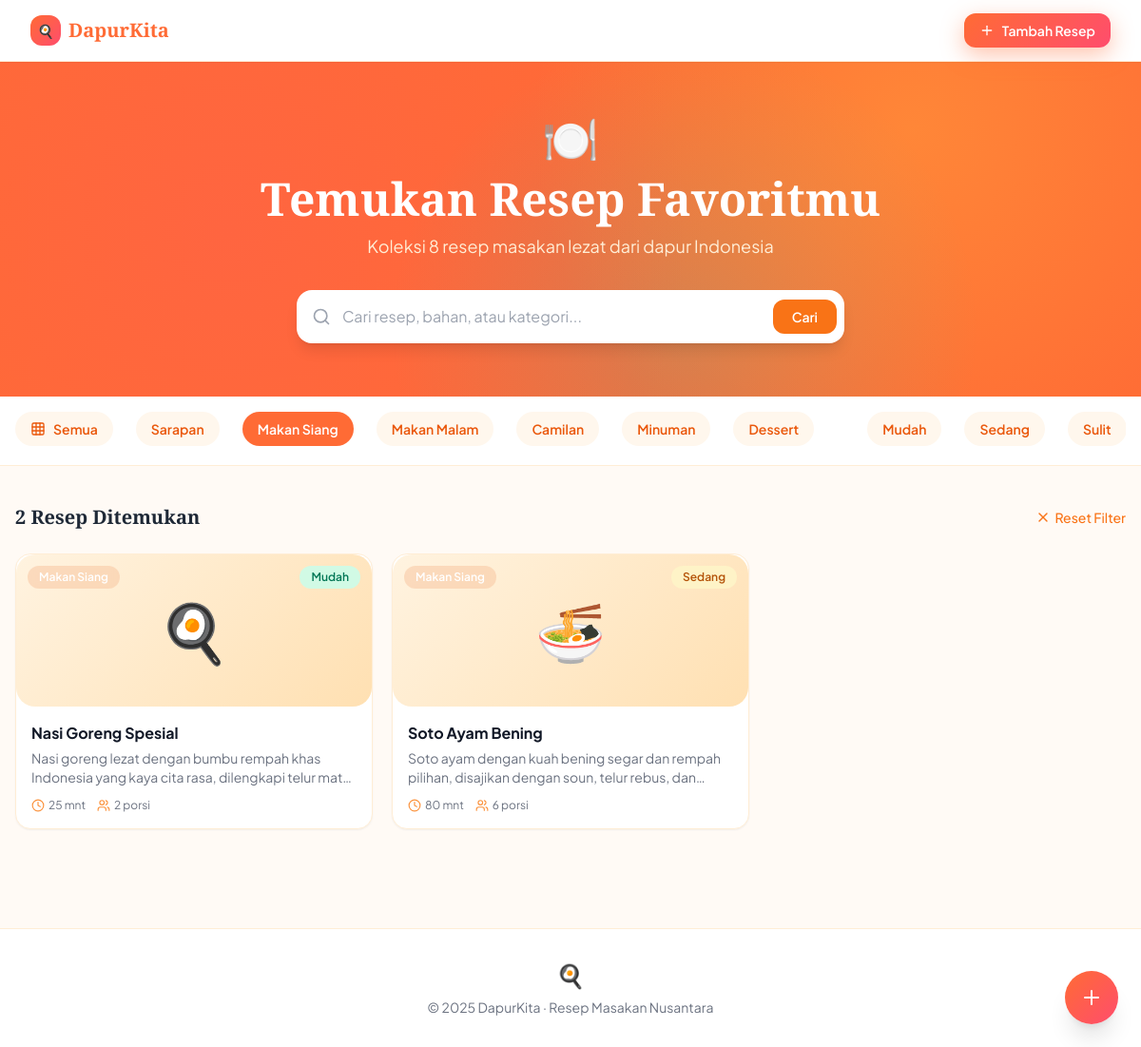
The app's page /?category=2 with its own data.
### tables this page shows
CREATE TABLE categories (
        id INTEGER PRIMARY KEY AUTOINCREMENT,
        name TEXT NOT NULL,
        icon TEXT NOT NULL,
        color TEXT NOT NULL
    );

CREATE TABLE recipes (
        id INTEGER PRIMARY KEY AUTOINCREMENT,
        title TEXT NOT NULL,
        description TEXT,
        category_id INTEGER,
        prep_time INTEGER,
        cook_time INTEGER,
        servings INTEGER,
        difficulty TEXT,
        image_emoji TEXT,
        ingredients TEXT,
        steps TEXT,
        tags TEXT,
        created_at DATETIME DEFAULT CURRENT_TIMESTAMP,
        FOREIGN KEY(category_id) REFERENCES categories(id)
    );

### index.php (the view, shortened to what this page needs)
<?php
$db = initDB();
$categories = [];
$catResult = $db->query("SELECT * FROM categories");
while ($row = $catResult->fetch(PDO::FETCH_ASSOC)) {
    $categories[] = $row;
}
$search = isset($_GET['search']) ? trim($_GET['search']) : '';
$catFilter = isset($_GET['category']) ? (int)$_GET['category'] : 0;
$diffFilter = isset($_GET['difficulty']) ? trim($_GET['difficulty']) : '';
$sql = "SELECT r.*, c.name as category_name, c.color as category_color FROM recipes r LEFT JOIN categories c ON r.category_id = c.id WHERE 1=1";
$params = [];
if ($catFilter) {
    $sql .= " AND r.category_id = :cat";
    $params[':cat'] = $catFilter;
}
$sql .= " ORDER BY r.created_at DESC";
$stmt = $db->prepare($sql);
foreach ($params as $k => $v) $stmt->bindValue($k, $v);
$stmt->execute();
$recipes = [];
while ($row = $stmt->fetch(PDO::FETCH_ASSOC)) {
    $recipes[] = $row;
}
$totalRecipes = $db->query("SELECT COUNT(*) FROM recipes")->fetchColumn();
$diffColors = ['Mudah' => 'bg-emerald-100 text-emerald-700', 'Sedang' => 'bg-amber-100 text-amber-700', 'Sulit' => 'bg-rose-100 text-rose-700'];
?>
<!DOCTYPE html>
<html lang="id">
<head>
    <script src="https://cdn.tailwindcss.com"></script>
</head>
<body class="min-h-screen">
    <nav class="bg-white shadow-sm sticky top-0 z-50 border-b border-orange-100">
        <div class="max-w-7xl mx-auto px-4 sm:px-6 lg:px-8">
            <div class="flex items-center justify-between h-16">
                <a href="index.php" class="flex items-center gap-2">
                    <div class="w-8 h-8 rounded-xl flex items-center justify-center text-white text-sm font-bold" style="background: linear-gradient(135deg, #FF6B35, #FF4D6D);">🍳</div>
                    <span class="text-xl font-bold" style="font-family:'Playfair Display',serif; color:#FF6B35;">DapurKita</span>
                </a>
                <div class="flex items-center gap-3">
                    <a href="add.php" class="floating-btn text-white px-4 py-2 rounded-xl text-sm font-semibold flex items-center gap-2">
                        <i data-lucide="plus" class="w-4 h-4"></i>
                        Tambah Resep
                    </a>
                </div>
            </div>
        </div>
    </nav>
    <div class="hero-pattern text-white py-14 px-4">
        <div class="max-w-4xl mx-auto text-center">
            <div class="text-5xl mb-4">🍽️</div>
            <h1 class="text-4xl md:text-5xl font-bold mb-3" style="font-family:'Playfair Display',serif;">
                Temukan Resep Favoritmu
            </h1>
            <p class="text-orange-100 text-lg mb-8">
                Koleksi <?= $totalRecipes ?> resep masakan lezat dari dapur Indonesia
            </p>
            <form method="GET" class="relative max-w-xl mx-auto">
                <div class="relative">
                    <i data-lucide="search" class="absolute left-4 top-1/2 -translate-y-1/2 w-5 h-5 text-gray-400"></i>
                    <input type="text" name="search" value="<?= htmlspecialchars($search) ?>"
                        placeholder="Cari resep, bahan, atau kategori..."
                        class="search-input w-full pl-12 pr-4 py-4 rounded-2xl text-gray-800 text-base bg-white shadow-lg">
                    <button type="submit" class="absolute right-2 top-1/2 -translate-y-1/2 bg-orange-500 text-white px-5 py-2 rounded-xl text-sm font-semibold hover:bg-orange-600 transition">
                        Cari
                    </button>
                </div>
            </form>
        </div>
    </div>
    <div class="bg-white border-b border-orange-100">
        <div class="max-w-7xl mx-auto px-4 py-4">
            <div class="flex items-center gap-6 overflow-x-auto scrollbar-thin pb-1">
                <a href="index.php" class="filter-pill flex items-center gap-2 px-4 py-2 rounded-full text-sm font-semibold whitespace-nowrap transition <?= (!$catFilter && !$diffFilter && !$search) ? 'active' : 'bg-orange-50 text-orange-600 hover:bg-orange-100' ?>">
                    <i data-lucide="grid-3x3" class="w-4 h-4"></i>
                    Semua
                </a>
                <?php foreach ($categories as $cat): ?>
                    <a href="?category=<?= $cat['id'] ?><?= $search ? '&search=' . urlencode($search) : '' ?>"
                        class="filter-pill flex items-center gap-2 px-4 py-2 rounded-full text-sm font-semibold whitespace-nowrap transition <?= $catFilter == $cat['id'] ? 'active' : 'bg-orange-50 text-orange-600 hover:bg-orange-100' ?>">
                        <?= htmlspecialchars($cat['name']) ?>
                    </a>
                <?php endforeach; ?>
                <?php foreach (['Mudah', 'Sedang', 'Sulit'] as $d): ?>
                    <a href="?difficulty=<?= $d ?><?= $catFilter ? '&category=' . $catFilter : '' ?><?= $search ? '&search=' . urlencode($search) : '' ?>"
                        class="filter-pill flex items-center gap-2 px-4 py-2 rounded-full text-sm font-semibold whitespace-nowrap transition <?= $diffFilter == $d ? 'active' : 'bg-orange-50 text-orange-600 hover:bg-orange-100' ?>">
                        <?= $d ?>
                    </a>
                <?php endforeach; ?>
            </div>
        </div>
    </div>
    <div class="max-w-7xl mx-auto px-4 py-10">
        <div class="flex items-center justify-between mb-6">
            <div>
                <h2 class="text-xl font-bold text-gray-800">
                    <?php if ($search || $catFilter || $diffFilter): ?>
                        <?= count($recipes) ?> Resep Ditemukan
                    <?php else: ?>
                        Resep Terbaru
                    <?php endif; ?>
                </h2>
            </div>
            <?php if ($search || $catFilter || $diffFilter): ?>
                <a href="index.php" class="text-sm text-orange-500 hover:text-orange-600 flex items-center gap-1 font-medium">
                    <i data-lucide="x" class="w-4 h-4"></i>
                    Reset Filter
                </a>
            <?php endif; ?>
        </div>
        <?php if (empty($recipes)): ?>
            <div class="text-center py-20">
                <div class="text-6xl mb-4">🍽️</div>
                <h3 class="text-xl font-bold text-gray-700 mb-2">Resep Tidak Ditemukan</h3>
                <p class="text-gray-500 mb-6">Coba kata kunci lain atau tambahkan resep baru</p>
                <a href="add.php" class="floating-btn text-white px-6 py-3 rounded-xl font-semibold inline-flex items-center gap-2">
                    <i data-lucide="plus" class="w-4 h-4"></i>
                    Tambah Resep Baru
                </a>
            </div>
        <?php else: ?>
            <div class="grid grid-cols-1 sm:grid-cols-2 lg:grid-cols-3 xl:grid-cols-4 gap-5">
                <?php foreach ($recipes as $recipe): ?>
                    <a href="detail.php?id=<?= $recipe['id'] ?>" class="recipe-card card-hover bg-white rounded-2xl overflow-hidden shadow-sm border border-orange-100 block">
                        <div class="emoji-bg h-40 flex items-center justify-center relative">
                            <span class="text-6xl"><?= $recipe['image_emoji'] ?></span>
                            <?php if ($recipe['category_name']): ?>
                                <span class="absolute top-3 left-3 text-xs font-semibold px-3 py-1 rounded-full text-white" style="background-color: <?= $recipe['category_color'] ?>88; backdrop-filter: blur(4px);">
                                    <?= htmlspecialchars($recipe['category_name']) ?>
                                </span>
                            <?php endif; ?>
                            <span class="absolute top-3 right-3 text-xs font-semibold px-3 py-1 rounded-full <?= $diffColors[$recipe['difficulty']] ?? 'bg-gray-100 text-gray-600' ?>">
                                <?= htmlspecialchars($recipe['difficulty']) ?>
                            </span>
                        </div>
                        <div class="p-4">
                            <h3 class="font-bold text-gray-900 text-base mb-1 line-clamp-1"><?= htmlspecialchars($recipe['title']) ?></h3>
                            <p class="text-gray-500 text-sm line-clamp-2 mb-3"><?= htmlspecialchars($recipe['description']) ?></p>
                            <div class="flex items-center gap-3 text-xs text-gray-500">
                                <span class="flex items-center gap-1">
                                    <i data-lucide="clock" class="w-3.5 h-3.5 text-orange-400"></i>
                                    <?= ($recipe['prep_time'] + $recipe['cook_time']) ?> mnt
                                </span>
                                <span class="flex items-center gap-1">
                                    <i data-lucide="users" class="w-3.5 h-3.5 text-orange-400"></i>
                                    <?= $recipe['servings'] ?> porsi
                                </span>
                            </div>
                        </div>
                    </a>
                <?php endforeach; ?>
            </div>
        <?php endif; ?>
    </div>
    <a href="add.php" class="floating-btn fixed bottom-6 right-6 w-14 h-14 rounded-full flex items-center justify-center text-white z-40 shadow-xl">
        <i data-lucide="plus" class="w-6 h-6"></i>
    </a>
    <footer class="bg-white border-t border-orange-100 mt-16 py-8">
        <div class="max-w-7xl mx-auto px-4 text-center">
            <div class="text-2xl mb-2">🍳</div>
            <p class="text-gray-500 text-sm">© 2025 DapurKita · Resep Masakan Nusantara</p>
        </div>
    </footer>
</body>
</html>

### index.php (style rules this page uses)
:root { --primary: #FF6B35; --secondary: #FF4D6D; --accent: #FFD23F; --teal: #2EC4B6; --bg: #FFFAF5; }
body { font-family: 'Plus Jakarta Sans', sans-serif; background-color: var(--bg); }
h1, h2, .font-display { font-family: 'Playfair Display', serif; }
.hero-pattern { background-color: #FF6B35; background-image: radial-gradient(circle at 20% 50%, #FF4D6D33 0%, transparent 50%), radial-gradient(circle at 80% 20%, #FFD23F44 0%, transparent 40%), radial-gradient(circle at 60% 80%, #2EC4B633 0%, transparent 40%); }
.card-hover { transition: all 0.3s cubic-bezier(0.4, 0, 0.2, 1); }
.emoji-bg { background: linear-gradient(135deg, #FFF3E0, #FFE0B2); border-radius: 20px; }
.filter-pill.active { background: var(--primary); color: white; }
.floating-btn { background: linear-gradient(135deg, #FF6B35, #FF4D6D); box-shadow: 0 8px 25px rgba(255, 107, 53, 0.4); transition: all 0.3s; }
.recipe-card { animation: fadeIn 0.4s ease forwards; }
.recipe-card:nth-child(2) { animation-delay: 0.05s; }

### records on screen
categories: name "Sarapan"
categories: name "Makan Siang"
categories: name "Makan Malam"
categories: name "Camilan"
categories: name "Minuman"
categories: name "Dessert"
recipes: image_emoji "🍳", category.name "Makan Siang", difficulty "Mudah", title "Nasi Goreng Spesial", description "Nasi goreng lezat dengan bumbu rempah khas Indonesia yang kaya cita rasa, dilengkapi telur…", $recipe['prep_time'] + $recipe['cook_time'] "25", servings "2"
recipes: image_emoji "🍜", category.name "Makan Siang", difficulty "Sedang", title "Soto Ayam Bening", description "Soto ayam dengan kuah bening segar dan rempah pilihan, disajikan dengan soun, telur rebus,…", $recipe['prep_time'] + $recipe['cook_time'] "80", servings "6"

### other values on screen
$totalRecipes "8"
$d "Mudah"
$d "Sedang"
$d "Sulit"
count($recipes) "2"
